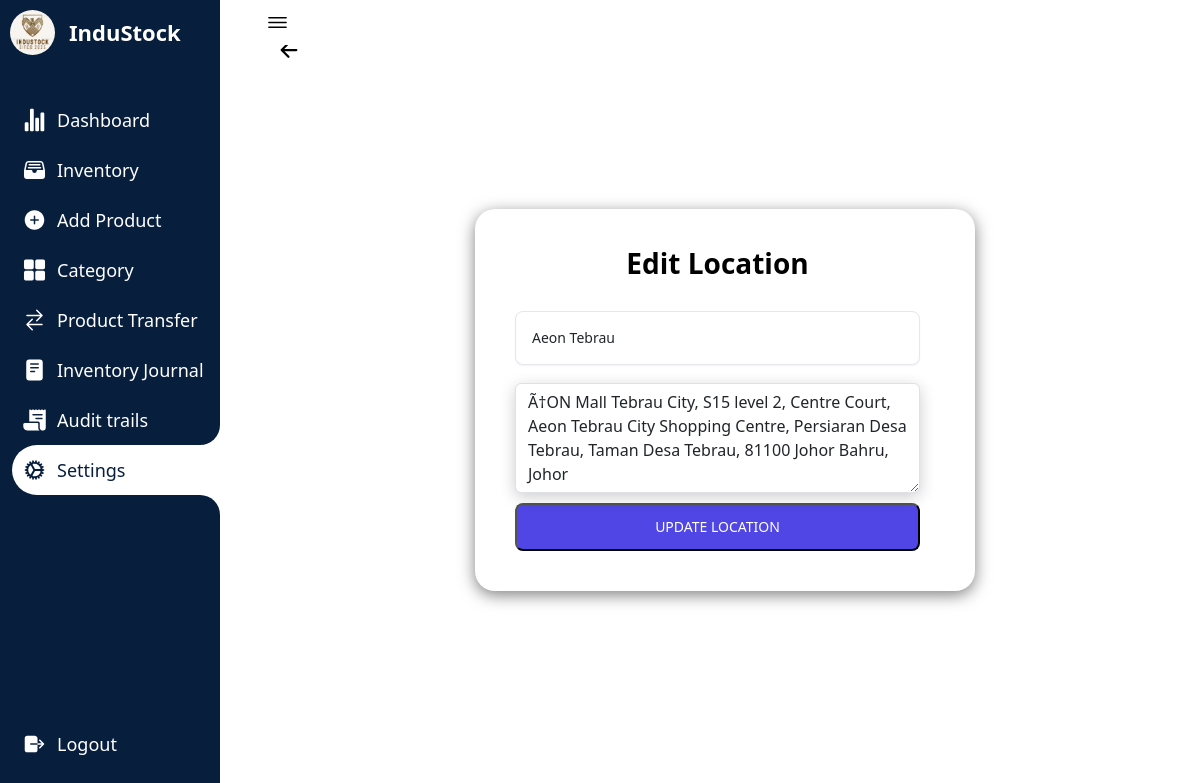
Screenshot of /editlocation.php?editid=3 (signed in) with the database file from the repository.
### tables this page shows
CREATE TABLE `companyprofile` (
  `id` int(11) NOT NULL,
  `name` varchar(250) NOT NULL,
  `profilepicture` varchar(1000) DEFAULT NULL
);

CREATE TABLE `location` (
  `id` int(11) NOT NULL,
  `name` varchar(250) NOT NULL,
  `address` varchar(250) NOT NULL
);

### editlocation.php (the view, shortened to what this page needs)
<?php
require_once "config.php";
if (isset($_GET['editid'])) {
    $editid = $_GET['editid'];
    $editQuery = "SELECT * FROM location WHERE id = '$editid'";
    $editResult = mysqli_query($conn, $editQuery);
    if (mysqli_num_rows($editResult) > 0) {
        $locationData = mysqli_fetch_assoc($editResult);
        $locationName = $locationData['name'];
        $address = $locationData['address'];
    } else {
        header("Location: viewlocation.php");
        exit();
    }
} else {
    header("Location: viewlocation.php");
    exit();
}
$companyId = 1;
$query = "SELECT * FROM companyprofile WHERE id = ?";
$stmt = mysqli_prepare($conn, $query);
mysqli_stmt_bind_param($stmt, "i", $companyId);
mysqli_stmt_execute($stmt);
$result = mysqli_stmt_get_result($stmt);
$companyProfile = mysqli_fetch_assoc($result);
$companyProfileImagePath = $companyProfile['profilepicture'];
$companyName = $companyProfile['name'];
?>
<!DOCTYPE html>
<html lang="en">
<head>
    <link rel="stylesheet" href="testin3.css">
    <link href="https://cdn.jsdelivr.net/npm/bootstrap@5.3.1/dist/css/bootstrap.min.css" rel="stylesheet">
</head>
<body>
<nav>
<div class="logo">
<div class="logo-image">
    <?php
    if (!empty($companyProfileImagePath)) {
        echo '<img src="' . $companyProfileImagePath . '" alt="Company Logo" class="logoimage">';
    } else {
        echo '<img src="path/to/placeholder/image.jpg" alt="No Image" style="">';
    }
    ?>
</div>
    <div class="logo-name">
    <?php echo $companyName; ?>
    </div>
</div>
        <div class="menu-items">
            <ul class="navLinks">
            <li class="navList">
    <a href="Dashboard.php">
    <ion-icon name="stats-chart"></ion-icon>
        <span class="links">Dashboard</span>
    </a>
</li>
<li class="navList">
    <a href="Inventory.php">
        <ion-icon name="file-tray-full"></ion-icon>
        <span class="links">Inventory</span>
    </a>
</li>
<li class="navList">
    <a href="Product.php">
        <ion-icon name="add-circle"></ion-icon>
        <span class="links">Add Product</span>
    </a>
</li>
    <li class="navList">
        <a href="Category.php">
            <ion-icon name="grid"></ion-icon>
            <span class="links">Category</span>
        </a>
    </li>
    <li class="navList">
        <a href="Order.php">
        <ion-icon name="swap-horizontal"></ion-icon>
            <span class="links">Product Transfer</span>
        </a>
    </li>
    <li class="navList">
        <a href="Reports.php">
            <ion-icon name="reader"></ion-icon>
            <span class="links">Inventory Journal</span>
        </a>
    </li>
    <li class="navList">
        <a href="audittrails.php">
        <ion-icon name="receipt"></ion-icon>
            <span class="links">Audit trails</span>
        </a>
    </li>
    <li class="navList active">
        <a href="Settings.php">
            <ion-icon name="cog"></ion-icon>
            <span class="links">Settings</span>
        </a>
    </li>
            </ul>
            <ul class="bottom-link">
                <li>
                <a href="logout.php">
                    <ion-icon name="log-out"></ion-icon>
                    <span class="links">Logout</span>
                </a>
                </li>
        </div>
    </nav>
    <section class="dashboard">
        <div class="top">
            <ion-icon class="navToggle" name="menu-outline"></ion-icon>
        </div>
        <div class="content-wrapper">
        <div class="container">
            <div class="row">
            <div class="col-lg-12 col-offset-2">
            <a href="Settings.php" style="font-size: 24px; text-decoration:none; color:black;">
                    <ion-icon name="arrow-back-outline"></ion-icon>
                    </a>
                    <form class="loginform" method="POST">
    <p class="loginform-title">Edit Location</p>
    <div class="input-container">
        <input required="" type="text" placeholder="Enter location name" class="form-control" name="locationName" value="<?php echo $locationName; ?>">
    </div>
    <div class="input-container">
        <textarea name="address" rows="4" required placeholder="Enter address" class="form-control"><?php echo $address; ?></textarea>
    </div>
    <button class="submit" name="updateLocation">Update Location</button>
</form>
</div>
            </div>
        </div>
</div>
    </section>
</body>
</html>

### testin3.css (style rules this page uses)
* { margin: 0; padding: 0; box-sizing: border-box; }
:root { --primary-color:#071e3d; --nav-color: #071e3d; --dash-color: #fff; --logo-color: #fff; --text-color: #000; --text-color-light: #333; --white: #fff; --border-color: #ccc; --toggle-color: #fff; --title-icon-color: #fff; --time-03: all 0.3s linear; --time-02: all 0.2s linear; }
body { width: 100%; min-height: 100vh; background-color: var(--dash-color); font-family: 'Poppins', sans-serif; }
.loginform { display: block; padding: 1rem; width: 500px; display: flex; flex-direction: column; gap: 10px; background-color: #fff; padding: 20px; border-radius: 20px; padding:40px; padding-right:55px; margin: 0 auto; box-shadow: 0 4px 16px rgba(0, 0, 0, 0.5); position: absolute; top: 50%; left: 50%; transform: translate(-50%, -50%); }
.loginform-title { font-size: 1.75rem; line-height: 1.75rem; font-weight: 600; text-align: center; color: #000; }
.input-container { position: relative; }
.input-container input, .form button { outline: none; border: 1px solid #e5e7eb; margin: 8px 0; }
.input-container input { background-color: #fff; padding: 1rem; padding-right: 3rem; font-size: 0.875rem; line-height: 1.25rem; border-radius: 0.5rem; box-shadow: 0 1px 2px 0 rgba(0, 0, 0, 0.05); }
.submit { display: block; padding-top: 0.75rem; padding-bottom: 0.75rem; padding-left: 1.25rem; padding-right: 1.25rem; background-color: #4F46E5; color: #ffffff; font-size: 0.875rem; line-height: 1.25rem; font-weight: 500; width: 100%; border-radius: 0.5rem; text-transform: uppercase; }
nav { position: fixed; top: 0; left: 0; height: 100%; width: 220px; background-color: var(--nav-color); padding: 10px 0 10px 10px; transition: var(--time-03); }
nav .logo { display: flex; align-items: center; }
.logoimage { border-radius:50%; }
nav .logo-image { width: 45px; height: 45px; border-radius: 50%; }
nav .logo-image img { width: 45px; height: 45px; object-fit: cover; }
nav .logo .logo-name { font-size: 22px; font-weight: 600; color: var(--logo-color); margin-left: 14px; white-space: nowrap; transition: var(--time-02); }
nav .menu-items { margin-top: 40px; display: flex; flex-direction: column; height: calc(100% - 90px); justify-content: space-between; }
nav .menu-items li { list-style: none; }
nav .menu-items li a { display: flex; align-items: center; margin-left:-30px; height: 50px; text-decoration: none; }
nav .menu-items li.active a { border-top-left-radius: 25px; border-bottom-left-radius: 25px; position: relative; }
nav .menu-items li a ion-icon { color: var(--white); font-size: 24px; min-width: 45px; }
nav .menu-items li a .links { font-size: 18px; color: var(--white); transition: var(--time-02); }
nav .menu-items li.active a { background-color: var(--dash-color); }
nav .menu-items li.active a:before { content: ''; position: absolute; width: 40px; height: 40px; right: 0; top: -40px; border-radius: 50%; box-shadow: 20px 20px var(--dash-color); pointer-events: none; }
nav .menu-items li.active a:after { content: ''; position: absolute; width: 40px; height: 40px; right: 0; bottom: -40px; border-radius: 50%; box-shadow: 20px -20px var(--dash-color); pointer-events: none; }
nav .menu-items li.active a .links { color: var(--primary-color); }
nav .menu-items li.active a ion-icon { color: var(--primary-color); }
.dashboard { position: relative; left: 250px; width: calc(100% - 250px); min-height: 100vh; background-color: var(--dash-color); padding: 10px 15px; transition: var(--time-03); }
.dashboard .top { position: fixed; background-color: var(--dash-color); display: flex; justify-content: space-between; align-items: center; left: 250px; top: 0; padding: 10px 15px; width: calc(100% - 250px); transition: var(--time-03); z-index: 100; }
.dashboard .top .navToggle { font-size: 25px; color: var(--text-color); cursor: pointer; }
.container { padding:1%; background-color: white; margin-top:5%; transition: border-radius 0.5s cubic-bezier(0.175, 0.885, 0.32, 1.275); }
.content-wrapper { margin-top:-30px; }
.dashboard .content-wrapper { top: 0; transition: var(--time-03); }
input { box-shadow: 0 4px 16px rgba(0, 0, 0, 0.2); }
textarea { box-shadow: 0 4px 16px rgba(0, 0, 0, 0.2); }

### rows the page displays
companyprofile: profilepicture (picture), name "InduStock"
location: locationName "Aeon Tebrau", address "Ã†ON Mall Tebrau City, S15 level 2, Centre Court, Aeon Tebrau City Shopping Centre, Persiaran Desa Tebrau, Taman Desa Tebrau, 81100 Johor Bahru, Johor"
